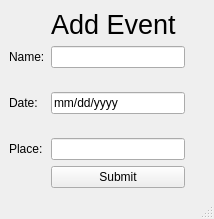
<?xml version="1.0" encoding="UTF-8"?>
<ui version="4.0">
 <class>MainWindow</class>
 <widget class="QMainWindow" name="MainWindow">
  <property name="geometry">
   <rect>
    <x>0</x>
    <y>0</y>
    <width>214</width>
    <height>219</height>
   </rect>
  </property>
  <property name="windowTitle">
   <string>Add Event</string>
  </property>
  <widget class="QWidget" name="centralwidget">
   <layout class="QGridLayout" name="gridLayout">
    <item row="1" column="1">
     <widget class="QLineEdit" name="name_entry">
      <property name="text">
       <string/>
      </property>
     </widget>
    </item>
    <item row="2" column="0">
     <widget class="QLabel" name="date_label">
      <property name="text">
       <string>Date:</string>
      </property>
     </widget>
    </item>
    <item row="4" column="1">
     <widget class="QPushButton" name="submission_button">
      <property name="text">
       <string>Submit</string>
      </property>
     </widget>
    </item>
    <item row="3" column="0">
     <widget class="QLabel" name="date_label_2">
      <property name="text">
       <string>Place:</string>
      </property>
     </widget>
    </item>
    <item row="1" column="0">
     <widget class="QLabel" name="name_label">
      <property name="text">
       <string>Name:</string>
      </property>
     </widget>
    </item>
    <item row="2" column="1">
     <widget class="QLineEdit" name="date_entry">
      <property name="text">
       <string>mm/dd/yyyy</string>
      </property>
     </widget>
    </item>
    <item row="3" column="1">
     <widget class="QLineEdit" name="place_entry">
      <property name="text">
       <string/>
      </property>
     </widget>
    </item>
    <item row="0" column="1">
     <widget class="QLabel" name="title">
      <property name="font">
       <font>
        <pointsize>20</pointsize>
       </font>
      </property>
      <property name="text">
       <string>Add Event</string>
      </property>
     </widget>
    </item>
    <item row="2" column="2">
     <spacer name="verticalSpacer">
      <property name="orientation">
       <enum>Qt::Vertical</enum>
      </property>
      <property name="sizeHint" stdset="0">
       <size>
        <width>20</width>
        <height>40</height>
       </size>
      </property>
     </spacer>
    </item>
   </layout>
  </widget>
  <widget class="QMenuBar" name="menubar">
   <property name="geometry">
    <rect>
     <x>0</x>
     <y>0</y>
     <width>214</width>
     <height>21</height>
    </rect>
   </property>
  </widget>
  <widget class="QStatusBar" name="statusbar"/>
 </widget>
 <resources/>
 <connections/>
</ui>
